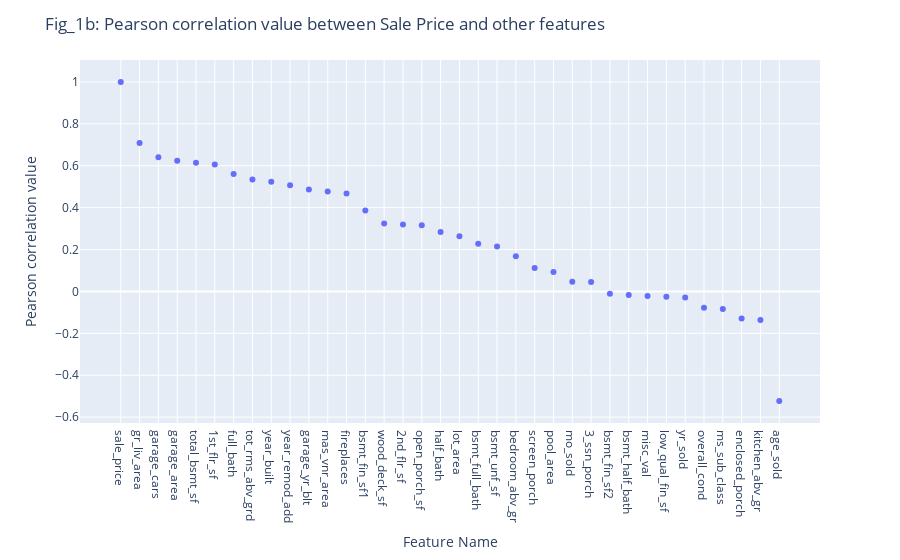

This figure's notebook cell:
### Markdown cell above
Fig_1a shows the heatmap of Pearson correlation matrix for features with numerical data type. The correlation compares two features at a time, and the correlation values can range from -1 to 1. When two features are negatively correlated, an increase in one feature decreases the other feature. On the other hand, when two features are positively correlated, an increase in one feature increases the other feature. A 0 correlation value means that the two features are not correlated, hence any increase or decrease in one feature does not affect the other feature.

The right most column of the heatmap shows how sale price is correlated to other feature. These values are extracted and plotted in Fig_1b.

### Code cell
fig_1b = px.scatter(x=corr_matrix.index, y=corr_matrix["sale_price"])

fig_1b.update_xaxes(title_text="Feature Name")
fig_1b.update_yaxes(title_text="Pearson correlation value")
fig_1b.update_layout(title_text="Fig_1b: Pearson correlation value between Sale Price and other features")
fig_1b.show()

### Figure 1 — Plotly figure (JSON) as saved in the notebook; plotly's stock layout.template omitted (floating-point values rounded to 4 significant figures)
{"data": [{"hovertemplate": "x=%{x}<br>y=%{y}<extra></extra>", "legendgroup": "", "marker": {"color": "#636efa", "symbol": "circle"}, "mode": "markers", "name": "", "orientation": "v", "showlegend": false, "type": "scatter", "x": ["sale_price", "gr_liv_area", "garage_cars", "garage_area", "total_bsmt_sf", "1st_flr_sf", "full_bath", "tot_rms_abv_grd", "year_built", "year_remod_add", "garage_yr_blt", "mas_vnr_area", "fireplaces", "bsmt_fin_sf1", "wood_deck_sf", "2nd_flr_sf", "open_porch_sf", "half_bath", "lot_area", "bsmt_full_bath", "bsmt_unf_sf", "bedroom_abv_gr", "screen_porch", "pool_area", "mo_sold", "3_ssn_porch", "bsmt_fin_sf2", "bsmt_half_bath", "misc_val", "low_qual_fin_sf", "yr_sold", "overall_cond", "ms_sub_class", "enclosed_porch", "kitchen_abv_gr", "age_sold"], "xaxis": "x", "y": [1, 0.7086, 0.6404, 0.6234, 0.6136, 0.6059, 0.5607, 0.5337, 0.5229, 0.5071, 0.4864, 0.4775, 0.4669, 0.3864, 0.3244, 0.3193, 0.3159, 0.2841, 0.2638, 0.2271, 0.2145, 0.1682, 0.1114, 0.0924, 0.04643, 0.04458, -0.01138, -0.01684, -0.02119, -0.02561, -0.02892, -0.07786, -0.08428, -0.1286, -0.1359, -0.5234], "yaxis": "y"}], "layout": {"legend": {"tracegroupgap": 0}, "margin": {"t": 60}, "title": {"text": "Fig_1b: Pearson correlation value between Sale Price and other features"}, "xaxis": {"anchor": "y", "domain": [0, 1], "title": {"text": "Feature Name"}}, "yaxis": {"anchor": "x", "domain": [0, 1], "title": {"text": "Pearson correlation value"}}}}
